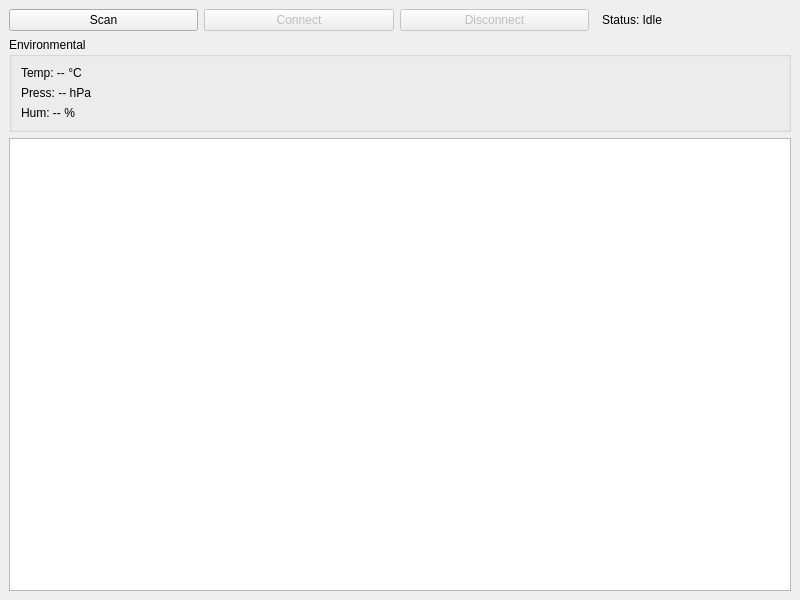
<?xml version="1.0" encoding="UTF-8"?>
<ui version="4.0">
 <class>MainWindow</class>
 <widget class="QMainWindow" name="MainWindow">
  <property name="geometry">
   <rect>
    <x>0</x>
    <y>0</y>
    <width>800</width>
    <height>600</height>
   </rect>
  </property>
  <property name="windowTitle">
   <string>STM32 BLE Sensor Monitor</string>
  </property>
  <widget class="QWidget" name="centralwidget">
   <layout class="QVBoxLayout" name="verticalLayout">
    <item>
     <layout class="QHBoxLayout" name="toolbarLayout">
      <item>
       <widget class="QPushButton" name="scanButton">
        <property name="text">
         <string>Scan</string>
        </property>
       </widget>
      </item>
      <item>
       <widget class="QPushButton" name="connectButton">
        <property name="text">
         <string>Connect</string>
        </property>
        <property name="enabled">
         <bool>false</bool>
        </property>
       </widget>
      </item>
      <item>
       <widget class="QPushButton" name="disconnectButton">
        <property name="text">
         <string>Disconnect</string>
        </property>
        <property name="enabled">
         <bool>false</bool>
        </property>
       </widget>
      </item>
      <item>
       <spacer name="horizontalSpacer">
        <property name="orientation">
         <enum>Qt::Horizontal</enum>
        </property>
       </spacer>
      </item>
      <item>
       <widget class="QLabel" name="statusLabel">
        <property name="text">
         <string>Status: Idle</string>
        </property>
       </widget>
      </item>
     </layout>
    </item>
    <item>
     <layout class="QHBoxLayout" name="contentLayout">
      <item>
       <widget class="QGroupBox" name="environmentalGroupBox">
        <property name="title">
         <string>Environmental</string>
        </property>
        <layout class="QVBoxLayout" name="envLayout">
         <item>
          <widget class="QLabel" name="tempLabel">
           <property name="text">
            <string>Temp: -- °C</string>
           </property>
          </widget>
         </item>
         <item>
          <widget class="QLabel" name="pressLabel">
           <property name="text">
            <string>Press: -- hPa</string>
           </property>
          </widget>
         </item>
         <item>
          <widget class="QLabel" name="humLabel">
           <property name="text">
            <string>Hum: -- %</string>
           </property>
          </widget>
         </item>
        </layout>
       </widget>
      </item>
     </layout>
    </item>
    <item>
     <widget class="QPlainTextEdit" name="logOutput">
      <property name="readOnly">
       <bool>true</bool>
      </property>
     </widget>
    </item>
   </layout>
  </widget>
 </widget>
 <resources/>
 <connections/>
</ui>
